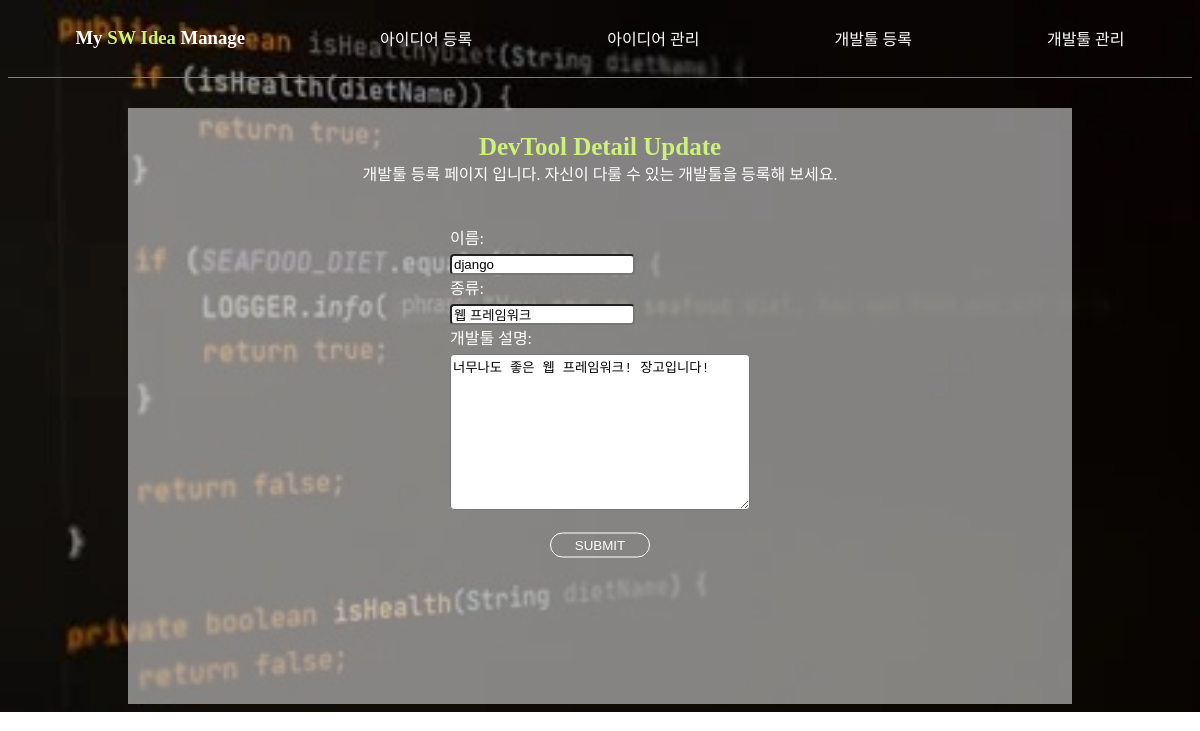
The page /tool/update/1 on the database its author committed.
### apps/tool/models.py (models this page shows, shortened)
class Tool(models.Model):
    name = models.CharField('이름:', max_length=20)
    kind = models.CharField('종류:', max_length=20)
    content = models.TextField('개발툴 설명:')

### apps/tool/views.py (the view)
# urls.py: path('update/<int:pk>', views.update, name='update'),
def update(request, pk):
    tool = Tool.objects.get(id=pk)
    if request.method == 'POST':
        form = Toolform(request.POST, request.FILES, instance=tool)
        if form.is_valid():
            form.save()
            return redirect('tool:detail', pk=pk)
        else:
            context = {
                'tool': tool,
                'form': form,
                'errors': form.errors,
            }
            return render(request, 'tool/update.html', context)
    else:
        form = Toolform(instance=tool)
        context = {
            'form': form,
        }
        return render(request, 'tool/update.html', context)

### apps/tool/forms.py
class Toolform(forms.ModelForm):
    class Meta:
        model = Tool
        fields = ('__all__')

### templates/tool/update.html (shortened to what this page needs)
{% extends 'base.html' %}
{% load static %}
    {% block head %}
        <link rel="stylesheet" href="{% static 'tool/update.css' %}">
    {% endblock %}
    {% block content %}
    <div class="update_container">
        <h3 class="form_title yellow">DevTool Detail Update</h3>
        <p class="discription">개발툴 등록 페이지 입니다. 자신이 다룰 수 있는 개발툴을 등록해 보세요.</p>
        <form action="" method="post", enctype="multipart/form-data">
            {{ form.as_p }}
            <button type="submit" class="submit_button">SUBMIT</button>
        </form>
    </div>
    {% endblock %}

### static/base.css (style rules this page uses)
html { background-image: url('coding.jpg'); background-size: cover; background-repeat: no-repeat; }
.yellow { color: rgb(206, 242, 121); }

### static/tool/update.css (style rules this page uses)
.update_container { display: flex; flex-direction: column; justify-content: center; align-items: center; margin-top: 30px; padding-bottom: 193.2px; }
.form_title { font-size: 25px; margin-bottom: 0; }
form { color: white; display: flex; flex-direction: column; align-items: start; width: 300px; max-width: 80%; margin-top: 40px; position: relative; }
form p { margin-left: 0; max-width: 100%; gap: 5px; }
p { display: flex; flex-direction: column; color: white; margin: 0 auto; }
p input, p select { border-radius: 4px; }
p textarea { border-radius: 4px; }
.submit_button { background: none; width: 100px; padding-block: 4px; border-radius: 20px; color: white; border: 1px solid white; cursor: pointer; transition: background-color 0.2s ease; max-width: 100%; position: absolute; top: 320px; left: 50%; transform: translate(-50%, -50%); }

### rows shown on the page
Tool: name "django", kind "웹 프레임워크", content "너무나도 좋은 웹 프레임워크! 장고입니다!"
